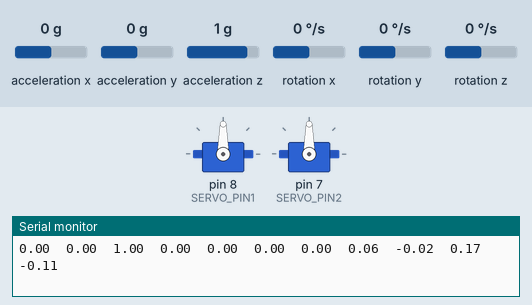
Bench run of a sketch on a simulated Arduino Uno, built for the host (arithmetic inside an expression is 32-bit, double 64-bit). Parts: 2 × servo, the last lines printed to the serial monitor. Wiring (inferred from the names in the program): MPU-6050 motion sensor at I2C address 0x68. Inputs (shaded band) come from the test bench; at power-on: acceleration x 0 g, rotation y 0 °/s, acceleration y 0 g, acceleration z 1 g, rotation x 0 °/s, rotation z 0 °/s. Storage starts empty.

Above: at 4.1 s.
4.2 s: acceleration x set to -1.4 g
At 4.32 s:
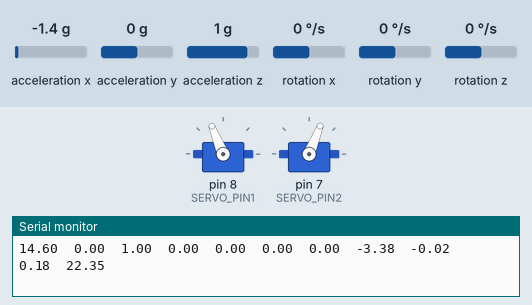
5.8 s: rotation y set to 100 °/s
At 7.8 s:
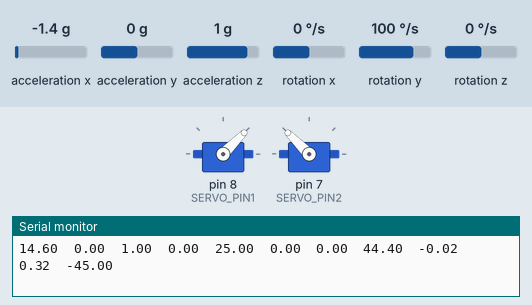
Timing chart, 0 to 9.3 s (numbered marks = the images above; inputs shaded):
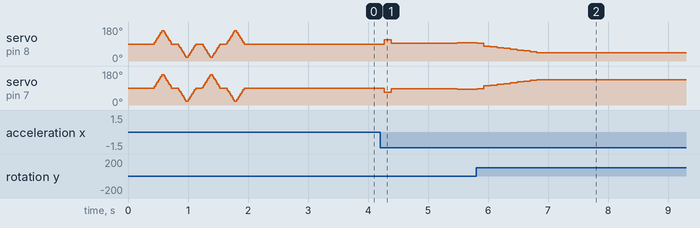

The sketch:

arduRocket.ino
```cpp
#include <PID_v1.h>
#include <Servo.h>
#include <Wire.h>
#include <SPI.h>
#include <SD.h>

#define P_Pitch 1.5
#define I_Pitch 0.25
#define D_Pitch 0.5
#define P_Roll 5.0
#define I_Roll 2.0
#define D_Roll 1.0


//FILE VARIABLES
const String FILE_NAME = "inc.txt"; //file with next file name (unique naming per file)
File myFile;
String fileNm = "";
short num;

//SERVO VARIABLE
Servo s1, s2;
const unsigned short SERVO_PIN1 = 8;
const unsigned short SERVO_PIN2 = 7;
short pos1, pos2;

//MPU VARIABLES
int basic = 0;

const int MPU = 0x68; // MPU6050 I2C address
float AccX, AccY, AccZ;
double yaw, pitch, roll = 0;
float GyroX, GyroY, GyroZ;
float accAngleX, accAngleY, gyroAngleX, gyroAngleY, gyroAngleZ;
float AccErrorX, AccErrorY, GyroErrorX, GyroErrorY, GyroErrorZ;
float elapsedTime;
unsigned long currentTime, previousTime;


//PID INSTANCE
double rollOut, pitchOut, rollSetpoint, pitchSetpoint;
PID pidRoll(&roll, &rollOut, &rollSetpoint, P_Roll, I_Roll, D_Roll, DIRECT);
PID pidPitch(&pitch, &pitchOut, &pitchSetpoint, P_Pitch, I_Pitch, D_Pitch, DIRECT);

void setup() {
  //PID Setup
  roll = 0;
  pitch = 0;
  rollSetpoint = 0;
  pitchSetpoint = 0;
  pidRoll.SetOutputLimits(-45, 45);
  pidPitch.SetOutputLimits(-45, 45);
  pidRoll.SetMode(AUTOMATIC);
  pidPitch.SetMode(AUTOMATIC);

  Serial.begin(115200);
  Wire.begin();                      // Initialize comunication
  Wire.beginTransmission(MPU);       // Start communication with MPU6050 // MPU=0x68
  Wire.write(0x6B);                  // Talk to the register 6B
  Wire.write(0x00);                  // Make reset - place a 0 into the 6B register
  Wire.endTransmission(true);        //end the transmission

  // Configure Accelerometer Sensitivity - Full Scale Range (default +/- 2g)
  Wire.beginTransmission(MPU);
  Wire.write(0x1C);                  //Talk to the ACCEL_CONFIG register (1C hex)
  Wire.write(0x10);                  //Set the register bits as 00010000 (+/- 8g full scale range)
  Wire.endTransmission(true);

  // Configure Gyro Sensitivity - Full Scale Range (default +/- 250deg/s)
  Wire.beginTransmission(MPU);
  Wire.write(0x1B);                   // Talk to the GYRO_CONFIG register (1B hex)
  Wire.write(0x10);                   // Set the register bits as 00010000 (1000deg/s full scale)
  Wire.endTransmission(true);
  delay(20);

  // Call this function if you need to get the IMU error values for your module
  calculate_IMU_error(200);
  delay(20);

  //INITIALIZE SD CARD
  Serial.print("Initializing SD card...");
  if (!SD.begin(4)) {
    Serial.println("initialization failed!");
    Serial.println("Time\tAX\tAY\tAZ\tPITCH\tROLL\tYAW");
    calibration();
    delay(1000);
    return;
  }

  //READING FILE_NAME to name current file
  myFile = SD.open(FILE_NAME);
  if(myFile) {
    while (myFile.available()) {
      num = myFile.parseInt();
      Serial.println(num);
    }
    myFile.close();
  }else{
    Serial.println("error opening");
  }

  //.txt or .dat file
  fileNm = String(num) + ".txt";
  Serial.println("File Name: " + String(fileNm));
  num++;

  //WRITING TO FILE
  myFile = SD.open(FILE_NAME, FILE_WRITE);
  if(myFile) {
    myFile.println();
    myFile.print(int(num));
    myFile.close();
  }else{
    Serial.println("error opening");
  }

  //INITIALIZE NEW FILE
  myFile = SD.open(String(fileNm), FILE_WRITE);
  myFile.println("Time\tAX\tAY\tAZ\tPITCH\tROLL\tYAW\tPOS1\tPOS2");
  myFile.close();


  //FIN CALLIBRATION
  calibration();
  delay(1000);
}
void loop() {
  //Read acceleromter data
  Wire.beginTransmission(MPU);
  Wire.write(0x3B); // Start with register 0x3B (ACCEL_XOUT_H)
  Wire.endTransmission(false);
  Wire.requestFrom(MPU, 6, true); // Read 6 registers total, each axis value is stored in 2 registers
  //For a range of +-2g, we need to divide the raw values by 16384, according to the datasheet
  AccX = (Wire.read() << 8 | Wire.read()) / 4096.0; // X-axis value
  AccY = (Wire.read() << 8 | Wire.read()) / 4096.0; // Y-axis value
  AccZ = (Wire.read() << 8 | Wire.read()) / 4096.0; // Z-axis value

  // Calculating Roll and Pitch from the accelerometer data
  accAngleX = (atan(AccY / sqrt(pow(AccX, 2) + pow(AccZ, 2))) * 180 / PI) - 0.58; // AccErrorX ~(0.58) See the calculate_IMU_error()custom function for more details
  accAngleY = (atan(-1 * AccX / sqrt(pow(AccY, 2) + pow(AccZ, 2))) * 180 / PI) + 1.58; // AccErrorY ~(-1.58)

  previousTime = currentTime;        // Previous time is stored before the actual time read
  currentTime = millis();            // Current time actual time read
  elapsedTime = (currentTime - previousTime) / 1000.0; // Divide by 1000 to get seconds
  Wire.beginTransmission(MPU);
  Wire.write(0x43); // Gyro data first register address 0x43
  Wire.endTransmission(false);
  Wire.requestFrom(MPU, 6, true); // Read 4 registers total, each axis value is stored in 2 registers
  GyroX = (Wire.read() << 8 | Wire.read()) / 131.0; // For a 250deg/s range we have to divide first the raw value by 131.0, according to the datasheet
  GyroY = (Wire.read() << 8 | Wire.read()) / 131.0;
  GyroZ = (Wire.read() << 8 | Wire.read()) / 131.0;

  GyroX = GyroX - GyroErrorX; // GyroErrorX ~(-0.56)
  GyroY = GyroY - GyroErrorY; // GyroErrorY ~(2)
  GyroZ = GyroZ - GyroErrorZ; // GyroErrorZ ~ (-0.8)

  //raw vals in deg/s, so we need to multiply by s to get angle in degrees
  gyroAngleX = gyroAngleX + GyroX * elapsedTime; // deg/s * s = deg
  gyroAngleY = gyroAngleY + GyroY * elapsedTime;
  yaw =  yaw + GyroZ * elapsedTime;
  // Complementary filter - combine acceleromter and gyro angle values
  roll = 0.96 * gyroAngleX + 0.04 * accAngleX;
  pitch = 0.96 * gyroAngleY + 0.04 * accAngleY;

  //SAVE DATA TO SD FILE
  myFile = SD.open(String(fileNm), FILE_WRITE);
  if(myFile) {
    myFile.println(String(currentTime) + "\t" + String(AccX) + "\t" + String(AccY) + "\t" + String(AccZ) + "\t" + String(roll) + "\t" + String(pitch) + "\t" + String(yaw) + "\t" + String(rollOut) + "\t" + String(pitchOut));
    myFile.close();
  }else{
    Serial.print("error opening\t");
  }


  pidRoll.Compute();
  pidPitch.Compute();

  // Print the values on the serial monitor
  Serial.print(AccX);
  Serial.print("\t");
  Serial.print(AccY);
  Serial.print("\t");
  Serial.print(AccZ);
  Serial.print("\t");
  Serial.print(GyroX);
  Serial.print("\t");
  Serial.print(GyroY);
  Serial.print("\t");
  Serial.print(GyroZ);
  Serial.print("\t");
  Serial.print(yaw);
  Serial.print("\t");
  Serial.print(pitch);
  Serial.print("\t");
  Serial.print(roll);
  Serial.print("\t");
  Serial.print(rollOut);
  Serial.print("\t");
  Serial.println(pitchOut);

  s1.write(int(pitchOut) + 90);
  s2.write(90 - int(pitchOut));


}


void calculate_IMU_error(int samples) {
  // We can call this funtion in the setup section to calculate the accelerometer and gyro data error. From here we will get the error values used in the above equations printed on the Serial Monitor.
  // Note that we should place the IMU flat in order to get the proper values, so that we then can the correct values
  // Read accelerometer values 200 times
  int c = 0;
  while (c < samples) {
    Wire.beginTransmission(MPU);
    Wire.write(0x3B);
    Wire.endTransmission(false);
    Wire.requestFrom(MPU, 6, true);
    AccX = (Wire.read() << 8 | Wire.read()) / 4096.0 ;
    AccY = (Wire.read() << 8 | Wire.read()) / 4096.0 ;
    AccZ = (Wire.read() << 8 | Wire.read()) / 4096.0 ;
    // Sum all readings
    AccErrorX = AccErrorX + ((atan((AccY) / sqrt(pow((AccX), 2) + pow((AccZ), 2))) * 180 / PI));
    AccErrorY = AccErrorY + ((atan(-1 * (AccX) / sqrt(pow((AccY), 2) + pow((AccZ), 2))) * 180 / PI));
    c++;
  }
  //Divide the sum by 200 to get the error value
  AccErrorX = AccErrorX / samples;
  AccErrorY = AccErrorY / samples;
  c = 0;
  // Read gyro values 200 times
  while (c < samples) {
    Wire.beginTransmission(MPU);
    Wire.write(0x43);
    Wire.endTransmission(false);
    Wire.requestFrom(MPU, 6, true);
    GyroX = Wire.read() << 8 | Wire.read();
    GyroY = Wire.read() << 8 | Wire.read();
    GyroZ = Wire.read() << 8 | Wire.read();
    // Sum all readings
    GyroErrorX = GyroErrorX + (GyroX / 131.0);
    GyroErrorY = GyroErrorY + (GyroY / 131.0);
    GyroErrorZ = GyroErrorZ + (GyroZ / 131.0);
    c++;
  }
  //Divide the sum by 200 to get the error value
  GyroErrorX = GyroErrorX / samples;
  GyroErrorY = GyroErrorY / samples;
  GyroErrorZ = GyroErrorZ / samples;
  // Print the error values on the Serial Monitor
  Serial.print(F("AccErrorX: "));
  Serial.println(AccErrorX);
  Serial.print(F("AccErrorY: "));
  Serial.println(AccErrorY);
  Serial.print(F("GyroErrorX: "));
  Serial.println(GyroErrorX);
  Serial.print(F("GyroErrorY: "));
  Serial.println(GyroErrorY);
  Serial.print(F("GyroErrorZ: "));
  Serial.println(GyroErrorZ);
}

void calibration() {
  Serial.println(F("---------CALIBRATION BEGIN--------"));
  s1.attach(SERVO_PIN1);
  s2.attach(SERVO_PIN2);
  s1.write(90);
  s2.write(90);
  servoMv(90, 165, 2, false);
  servoMv(165, 90, 2, false);
  delay(100);
  servoMv(90, 15, 2, false);
  servoMv(15, 90, 2, false);
  delay(100);
  servoMv(90, 165, 2, true);
  servoMv(165, 90, 2, true);
  delay(100);
  servoMv(90, 15, 2, true);
  servoMv(15, 90, 2, true);
  Serial.println(F("\n-------CALIBRATION COMPLETE------\n"));
}

void servoMv(int start, int stp, int tm, boolean same) {
  if(start > stp){
    for(int i = start; i >= stp; i--){
      if(same){
        s1.write(180-i);
        s2.write(i);
        delay(tm);
      }else{
        s1.write(i);
        s2.write(i);
        delay(tm);
      }
    }
  }else{
    for(int i = start; i <= stp; i++){
      if(same){
        s1.write(180-i);
        s2.write(i);
        delay(tm);
      }else{
        s1.write(i);
        s2.write(i);
        delay(tm);
      }
    }
  }
}
```

Measured:
- after the input at 4.2 s, servo on pin 8 (SERVO_PIN1): 90° → 112° after 0.07 s, → 95° 0.11 s later, → 96° 1.1 s later; servo on pin 7 (SERVO_PIN2): 90° → 68° after 0.07 s, → 85° 0.11 s later, → 84° 1.1 s later
